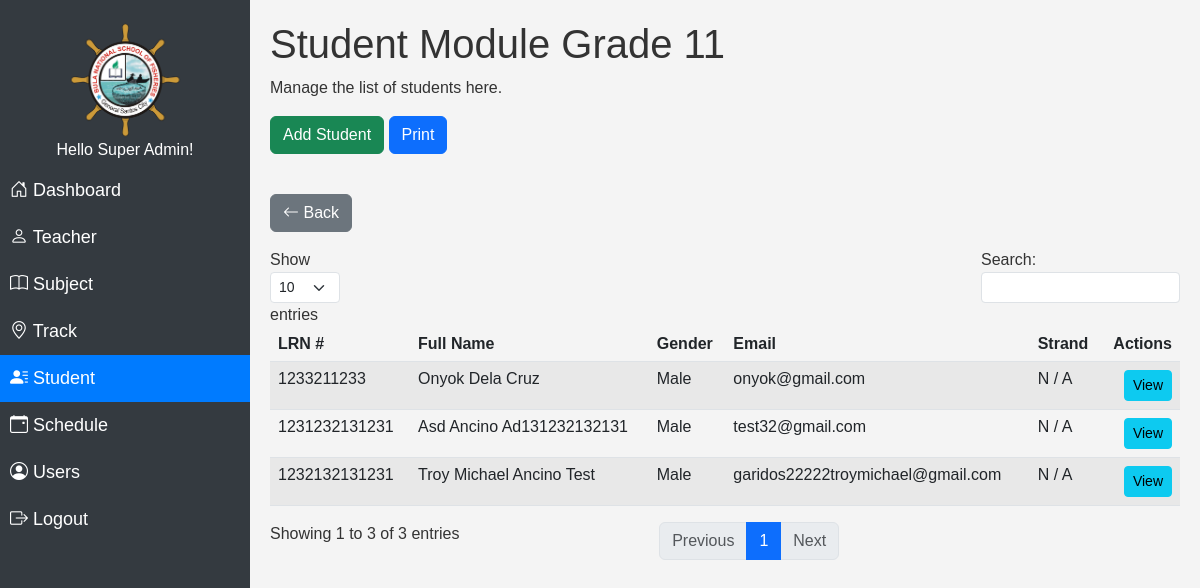
/modules/student/student.php?grade=11 (signed in), run on an earlier commit of the app's database.
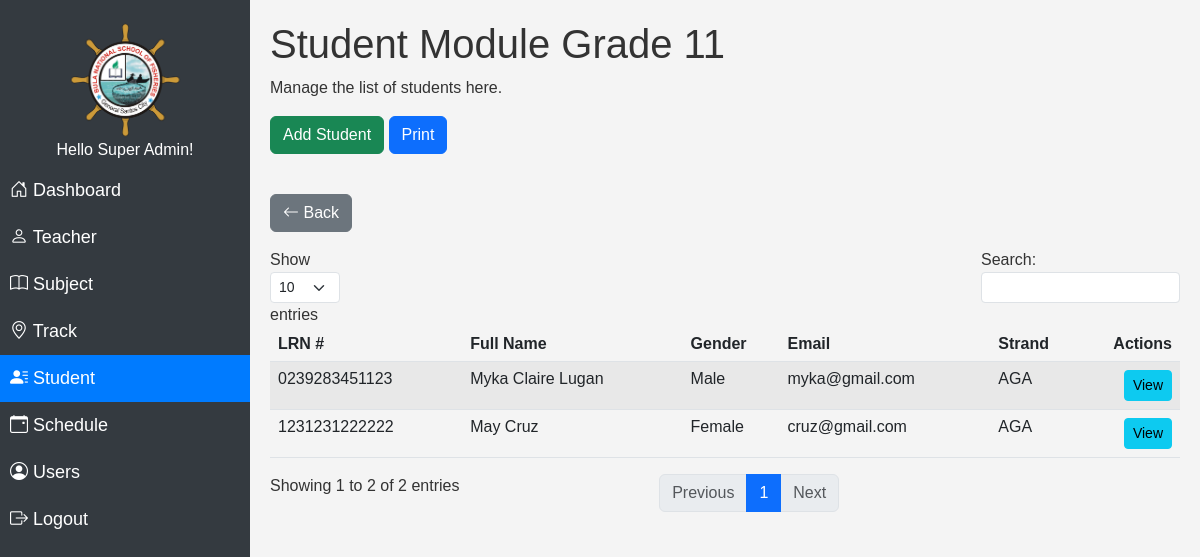
And on a later commit of the database.
### tables this page shows
CREATE TABLE `student` (
  `id` int(11) NOT NULL,
  `lrn` varchar(100) NOT NULL,
  `first_name` varchar(100) NOT NULL,
  `middle_name` varchar(100) DEFAULT NULL,
  `last_name` varchar(100) NOT NULL,
  `gender` varchar(100) NOT NULL,
  `age` varchar(11) NOT NULL,
  `nationality` varchar(50) NOT NULL,
  `birthday` date NOT NULL,
  `address` varchar(255) NOT NULL,
  `contact` varchar(20) NOT NULL,
  `email` varchar(100) NOT NULL,
  `mothers_name` varchar(100) NOT NULL,
  `mothers_occupation` varchar(100) DEFAULT NULL,
  `fathers_name` varchar(100) NOT NULL,
  `fathers_occupation` varchar(100) DEFAULT NULL,
  `strand` varchar(100) NOT NULL,
  `grade_11` varchar(100) NOT NULL,
  `grade_12` varchar(100) NOT NULL,
  `grade_level` varchar(100) NOT NULL,
  `username` varchar(100) NOT NULL,
  `password` varchar(255) NOT NULL,
  `del_status` enum('active','deleted') DEFAULT 'active',
  `created_at` timestamp NOT NULL DEFAULT current_timestamp(),
  `updated_at` timestamp NOT NULL DEFAULT current_timestamp() ON UPDATE current_timestamp()
);

### modules/student/student.php (the view, shortened to what this page needs)
<?php
$grade = $_GET['grade'];
?>
<html lang="en">
<head>
  <link rel="stylesheet" href="../../assets/css/navbar.css">
  <link rel="stylesheet" href="../../assets/css/bootstrap5.3.0/bootstrap.min.css">
  <link rel="stylesheet" href="../../assets/css/styles.css">
</head>
<body>
<?php include "../../navbar.php"; ?>
<div class="content" id="content">
  <div id="studentSection">
    <h1>Student Module Grade <?php echo $grade ?></h1>
    <p>Manage the list of students here.</p>
<a href="add.php?grade=<?php echo $grade;?>" class="btn btn-success mb-3">Add Student</a>
  <a href="javascript:printTable()" class="btn btn-primary mb-3">Print</a>
<a href="index.php" class="btn btn-secondary mb-3">
    <i class="bi bi-arrow-left"></i> Back
  </a>
    <?php
    if($grade == '11'){
      $strand = 's.grade_11';
    }else{
      $strand = 's.grade_12';
    }
    $query = "SELECT s.*, CONCAT(t.name) AS strand_name ,  CONCAT(t.code) AS strand_code
    FROM student s
    LEFT JOIN strand t ON $strand = t.id
    WHERE s.del_status != 'deleted' AND s.grade_level = $grade
    ORDER BY s.id DESC;";
    $result = mysqli_query($conn, $query);
    ?>
    <table id="studentTable" class="table table-striped table-hover">
      <thead>
        <tr>
          <th>LRN #</th>
          <th>Full Name</th>
          <th>Gender</th>
          <th>Email</th>
          <th>Strand</th>
          <th class="text-end">Actions</th>
        </tr>
      </thead>
      <tbody>
        <?php
        while($row = mysqli_fetch_assoc($result)) {
            $id = $row['id'];
            $full_name = $row['first_name'] . ' ' . $row['middle_name'] . ' ' . $row['last_name'];
            $gender = $row['gender'];
            $Email = $row['email'];
        ?>
        <tr>
          <td><?php echo $row['lrn'];; ?></td>
          <td><?php echo $full_name; ?></td>
          <td><?php echo $gender; ?></td>
          <td><?php echo $Email; ?></td>
          <td><?php if($row['strand_name']) {echo $row['strand_name'];}else{echo "N / A";}?></td>
          <td class="text-end">
            <a href="view.php?id=<?php echo $id; ?>&grade=<?php echo $grade;?>" class="btn btn-info btn-sm">View</a>
          </td>
        </tr>
        <?php } ?>
      </tbody>
    </table>
  </div>
  </div>
</body>
</html>

What changed in the data, as far as the page shows it:
removed student: lrn "1232132131231", full_name "Troy Michael Ancino Test", gender "Male", email "garidos22222troymichael@gmail.com", shows "N / A"
no longer on this page (row edited): student: lrn "1231232131231", full_name "Asd Ancino Ad131232132131", gender "Male", email "test32@gmail.com", shows "N / A"
removed student: lrn "1233211233", full_name "Onyok Dela Cruz", gender "Male", email "onyok@gmail.com", shows "N / A"
added student: lrn "0239283451123", full_name "Myka Claire Lugan", gender "Male", email "myka@gmail.com", strand_name "AGA"
added student: lrn "1231231222222", full_name "May Cruz", gender "Female", email "cruz@gmail.com", strand_name "AGA"
Also different on the page:
text written by a page script: "Show entries Search: Showing 1 to 3 of 3 entries Previous 1 Next" → "Show entries Search: Showing 1 to 2 of 2 entries Previous 1 Next"
